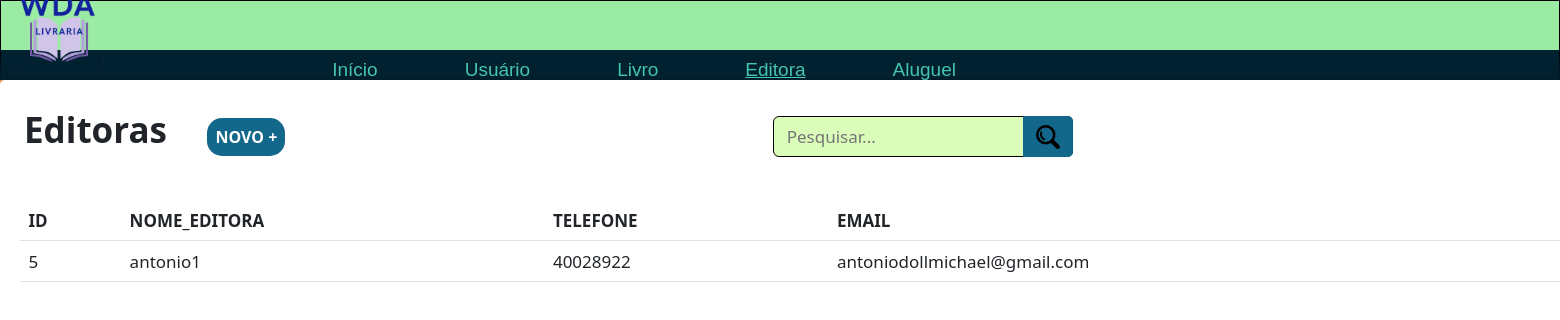
The page /editora.php (signed in) on the database its author committed.
### tables this page shows
CREATE TABLE `editora` (
  `id` int NOT NULL AUTO_INCREMENT,
  `nome` varchar(45) NOT NULL,
  `telefone` int NOT NULL,
  `email` varchar(110) NOT NULL,
  PRIMARY KEY (`id`)
);

### editora.php (the view, shortened to what this page needs)
<?php
    include_once('config.php');
    if(!empty($_GET['search'])){
        $data = $_GET['search'];
        $sql = "SELECT * FROM editora WHERE id LIKE '%$data%' OR nome LIKE '%$data%' OR telefone LIKE '%$data%' OR email LIKE '%$data%'  ORDER BY id ASC";
    }
    else{
        $sql = "SELECT * FROM editora ORDER BY id ASC";
    }
    $result = $conexao -> query($sql);
?>
<!DOCTYPE html>
<html lang="pt-br">
<head>
    <link rel="stylesheet" href="estilos/style.css?<?php echo rand(1, 1000); ?>">
    <link href="https://cdn.jsdelivr.net/npm/bootstrap@5.3.0-alpha3/dist/css/bootstrap.min.css" rel="stylesheet">
</head>
<body>
    <header>
        <nav class="navbar navbar-expand-lg" id="navbar">
            <div class="container-fluid">
                <img src="images/WDA-removebg-preview.png" style="height: 90px; width: 90px;" alt=""> </a>
                <div class="collapse navbar-collapse" id="navbarNavAltMarkup">
                <div class="navbar-nav">
                    <a class="nav-link" aria-current="page" href="inicio.php">Início</a>
                    <a class="nav-link" href="user.php">Usuário</a>
                    <a class="nav-link" href="livro.php">Livro</a>
                    <a class="nav-link" href="editora.php" style="text-decoration: underline;">Editora</a>
                    <a class="nav-link" href="aluguel.php">Aluguel</a>
                    <a href="sair.php"><button class="btn btn-outline-danger" id="botao-sair" type="submit">SAIR</button></a>
                </div>
                </div>
            </div>
        </nav>
    </header>
    <main>
        <div class="grid-header">
            <span class="titulo-pg">Editoras</span>
            <div class="novo-btn" onclick="abrirModal('vis-modal')">NOVO +</div>
            <form class="searchbox sbx-custom" style="margin-left: 483px;">
            <div role="search" class="sbx-custom__wrapper">
                <input type="search" name="search" placeholder="Pesquisar..." autocomplete="off" class="sbx-custom__input" id="pesquisadora">
                <button type="submit" class="sbx-custom__submit" onclick="searchData()">
                    <img src="img/search.png" alt="">
                </button>
            </div>
            </form>
        </div>
        <table class="table">
  <thead>
    <tr>
      <th scope="col">ID</th>
      <th scope="col">NOME_EDITORA</th>
      <th scope="col">TELEFONE</th>
      <th scope="col">EMAIL</th>
    </tr>
  </thead>
  <tbody>
    <?php
    while($user_data = mysqli_fetch_assoc($result)){
      echo "<tr>";
      echo "<td>".$user_data['id']."</td>";
      echo "<td>".$user_data['nome']."</td>";
      echo "<td>".$user_data['telefone']."</td>";
      echo "<td>".$user_data['email']."</td>";
      echo "</tr>";
    }
  ?>
  </tbody>
</table>
    </main>
</body>
</html>

### estilos/style.css (style rules this page uses)
:root { --color-blue:#012030; --color-blue2:#13678A; --color-blue3:#45C4B0; --color-green:#9AEBA3; --color-green2:#DAFDBA; }
* { font-size: 17px; margin: 0; padding: 0; box-sizing: border-box; }
body { overflow-x: hidden; background-image: url(../images/livraria2.png); background-position: center center; background-repeat: no-repeat; background-size: cover; background-attachment: fixed; font-family: Verdana, Geneva, Tahoma, sans-serif; }
header { width: 100vw; height: 10vh; border: 1px solid black; border-bottom: 30px solid var(--color-blue); font-family: 'arial'; font-size: 20px; }
nav.navbar { height: 100%; background-color: var(--color-green); }
a.nav-link { margin-right: 40px; color: var(--color-blue3); text-decoration: none; display: inline; margin-top: 59px; margin-left: 30px; margin-bottom: -30px; font-weight: 500; font-size: 19px; }
.navbar-nav { margin:0 auto; margin-left: 190px; }
@media screen and (min-width: 1500px) { .navbar-nav { padding-left: 160px; } }
main { box-shadow: 1.5px 1.5px 2px rgba(0, 0, 0, 0.102), -1.5px -1.5px 2px rgba(0, 0, 0, 0.100); min-height: 90vh; width: 1800px; margin: 0 auto; padding: 20px; background-color: rgba(255, 255, 255); border-radius: 5px; overflow: hidden; border: none; }
div.grid-header { width: 100%; height: 100px; padding: 4px; overflow: hidden; }
.titulo-pg { font-size: 35px; font-weight: bold; padding: 0; }
.novo-btn { box-shadow: 1px 1px 6px solid rgba(0, 0, 0, 0.301); background-color: var(--color-blue2); border-radius:15px; cursor:pointer; color:white; font-size: 16px; font-weight: bold; padding: 8px; margin-left: 36px; height: 150px; margin-bottom: 15px; width: fit-content; display: inline; }
.sbx-custom { display: inline-block; position: relative; width: 300px; height: 41px; white-space: nowrap; box-sizing: border-box; font-size: 16px; margin-left: 474px; }
.sbx-custom__wrapper { width: 100%; height: 100%; display: flex; }
.sbx-custom__input { display: inline-block; border: 1px solid black; color: white; border-radius: 6px; background: var(--color-green2); padding-right: 79px; padding-left: 13px; width: 100%; height: 100%; vertical-align: middle; white-space: normal; font-size: inherit; }
.sbx-custom__submit { position: absolute; top: 0; right: 0; left: inherit; margin: 0; border: 0; border-radius: 0 5px 5px 0; background-color: var(--color-blue2); padding: 0; width: 50px; height: 100%; vertical-align: middle; text-align: center; font-size: inherit; }
.sbx-custom__submit::before { display: inline-block; margin-right: -4px; height: 100%; vertical-align: middle; content: ''; }

### rows shown on the page
editora: id "5", nome "antonio1", telefone "40028922", email "antoniodollmichael@gmail.com"
